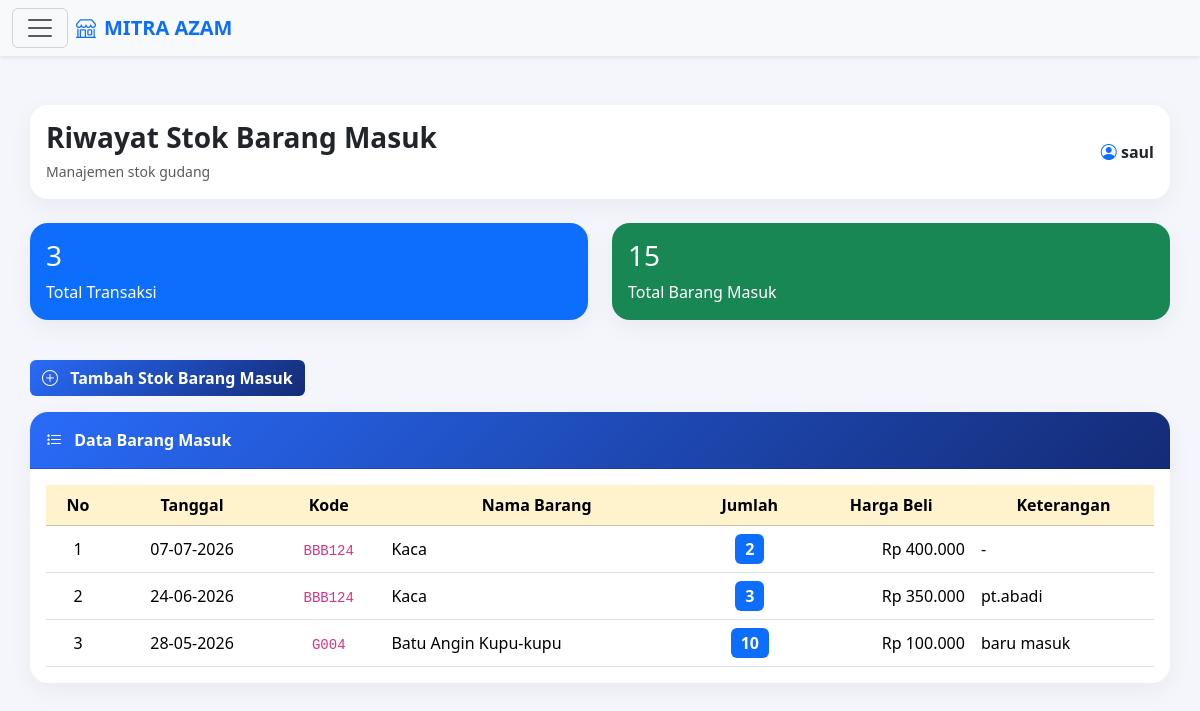
Screenshot of /admin/riwayat_barang_masuk.php (signed in) with the database file from the repository.
### tables this page shows
CREATE TABLE `barang_masuk` (
  `id_masuk` int(11) NOT NULL AUTO_INCREMENT,
  `id_barang` int(11) DEFAULT NULL,
  `jumlah` int(11) DEFAULT NULL,
  `harga_beli` int(11) DEFAULT NULL,
  `harga_jual` int(11) NOT NULL,
  `keterangan` varchar(255) DEFAULT NULL,
  `tanggal` timestamp NOT NULL DEFAULT current_timestamp(),
  PRIMARY KEY (`id_masuk`)
);

CREATE TABLE `barang` (
  `id_barang` int(11) NOT NULL AUTO_INCREMENT,
  `kode_barang` varchar(20) NOT NULL,
  `nama_barang` varchar(100) NOT NULL,
  `harga_beli` int(11) NOT NULL,
  `harga_jual` int(11) NOT NULL,
  `stok` int(11) NOT NULL,
  `stok_minimum` int(11) NOT NULL,
  `tanggal` date NOT NULL,
  `jenis_penjualan` enum('Normal','Kaca') DEFAULT 'Normal',
  PRIMARY KEY (`id_barang`)
);

### admin/riwayat_barang_masuk.php (the view, shortened to what this page needs)
<?php
require_once '../config/koneksi.php';
$query = mysqli_query($conn, "
SELECT bm.*, b.nama_barang, b.kode_barang
FROM barang_masuk bm
JOIN barang b ON bm.id_barang = b.id_barang
ORDER BY bm.id_masuk DESC
");
$q_total = mysqli_query($conn, "
SELECT COALESCE(SUM(jumlah),0) AS total
FROM barang_masuk
");
$d_total = mysqli_fetch_assoc($q_total);
$total_masuk = $d_total['total'] ?? 0;
$q_count = mysqli_query($conn, "
SELECT COUNT(*) AS total
FROM barang_masuk
");
$d_count = mysqli_fetch_assoc($q_count);
$total_transaksi = $d_count['total'] ?? 0;
?>
<!DOCTYPE html>
<html lang="id">
<head>
    <link href="https://cdn.jsdelivr.net/npm/bootstrap@5.3.3/dist/css/bootstrap.min.css" rel="stylesheet">
    <link href="https://cdn.jsdelivr.net/npm/bootstrap-icons@1.11.3/font/bootstrap-icons.css" rel="stylesheet">
</head>
<body>
<nav class="navbar bg-body-tertiary fixed-top shadow-sm">
  <div class="container-fluid">
    <button class="navbar-toggler" type="button" data-bs-toggle="offcanvas" data-bs-target="#offcanvasNavbar" aria-controls="offcanvasNavbar">
      <span class="navbar-toggler-icon"></span>
    </button>
    <a class="navbar-brand d-flex align-items-center me-auto ms-2 fw-bold text-primary" href="dashboard.php">
      <i class="bi bi-shop me-2"></i> MITRA AZAM
    </a>
  </div>
</nav>
<div class="content">
    <div class="card mb-4">
        <div class="card-body d-flex justify-content-between flex-wrap align-items-center">
            <div>
                <h3 class="mb-1 fw-bold">Riwayat Stok Barang Masuk</h3>
                <small class="text-muted">Manajemen stok gudang</small>
            </div>
            <div class="fw-bold">
                <i class="bi bi-person-circle text-primary"></i>
                <?= htmlspecialchars($_SESSION['nama'] ?? 'User'); ?>
            </div>
        </div>
    </div>
    <div class="row mb-4">
        <div class="col-md-6 mb-3">
            <div class="card bg-primary text-white">
                <div class="card-body">
                    <h3><?= $total_transaksi; ?></h3>
                    <p class="mb-0">Total Transaksi</p>
                </div>
            </div>
        </div>
        <div class="col-md-6 mb-3">
            <div class="card bg-success text-white">
                <div class="card-body">
                    <h3><?= $total_masuk; ?></h3>
                    <p class="mb-0">Total Barang Masuk</p>
                </div>
            </div>
        </div>
    </div>
    <a href="stok_barang_masuk.php" class="btn btn-warning mb-3 fw-semibold">
        <i class="bi bi-plus-circle me-2"></i> Tambah Stok Barang Masuk
    </a>
    <div class="card">
        <div class="card-header p-3">
            <i class="bi bi-list-stars me-2"></i> Data Barang Masuk
        </div>
        <div class="card-body table-responsive">
            <table class="table table-hover align-middle mb-0">
                <thead class="table-warning text-center">
                    <tr>
                        <th>No</th>
                        <th>Tanggal</th>
                        <th>Kode</th>
                        <th>Nama Barang</th>
                        <th>Jumlah</th>
                        <th>Harga Beli</th>
                        <th>Keterangan</th>
                    </tr>
                </thead>
                <tbody>
                <?php if(mysqli_num_rows($query) > 0): ?>
                    <?php $no = 1; ?>
                    <?php while($d = mysqli_fetch_assoc($query)): ?>
                        <tr>
                            <td class="text-center"><?= $no++; ?></td>
                            <td class="text-center"><?= date('d-m-Y', strtotime($d['tanggal'])); ?></td>
                            <td class="text-center"><code><?= $d['kode_barang']; ?></code></td>
                            <td><?= $d['nama_barang']; ?></td>
                            <td class="text-center"><span class="badge bg-primary fs-6"><?= $d['jumlah']; ?></span></td>
                            <td class="text-end">Rp <?= number_format($d['harga_beli'],0,',','.'); ?></td>
                            <td><?= !empty($d['keterangan']) ? $d['keterangan'] : '-'; ?></td>
                        </tr>
                    <?php endwhile; ?>
                <?php endif; ?>
                </tbody>
            </table>
        </div>
    </div>
</div>
</body>
</html>

### admin/riwayat_barang_masuk.php (style rules this page uses)
body { background:#f4f6fb; font-family:'Segoe UI',sans-serif; margin: 0; }
.content { padding:30px; margin-top: 75px; }
.card { border:none; border-radius:18px; box-shadow:0 8px 25px rgba(0,0,0,0.05); }
.card-header { background:linear-gradient(135deg, #296bf9, #142b76) !important; color:white !important; font-weight:600; border-top-left-radius: 18px !important; border-top-right-radius: 18px !important; }
.badge { padding:7px 10px; }
.btn-warning { background:linear-gradient(135deg, #296bf9, #142b76); border:none; color:white; }

### rows the page displays
barang_masuk: tanggal "07-07-2026", id_barang.kode_barang "BBB124", id_barang.nama_barang "Kaca", jumlah "2", harga_beli "400.000"
barang_masuk: tanggal "24-06-2026", id_barang.kode_barang "BBB124", id_barang.nama_barang "Kaca", jumlah "3", harga_beli "350.000", keterangan "pt.abadi"
barang_masuk: tanggal "28-05-2026", id_barang.kode_barang "G004", id_barang.nama_barang "Batu Angin Kupu-kupu", jumlah "10", harga_beli "100.000", keterangan "baru masuk"

### other values shown
$_SESSION['nama'] "saul"
$total_transaksi "3"
$total_masuk "15"
